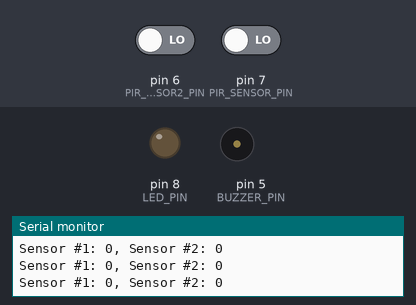
A sketch run on a simulated Arduino Uno, built with avr-gcc and run on an emulated ATmega328P. Shown: output pins drawn as LEDs (lit = HIGH), buzzer (waves = sounding, pin HIGH), the last lines printed to the serial monitor. The inputs (shaded band) are chosen by the test bench; at power-on: pin 6 (PIR_SENSOR2_PIN) LOW, pin 7 (PIR_SENSOR_PIN) LOW.

Above: at 4.8 s.
4.9 s: pin 6 (PIR_SENSOR2_PIN) driven HIGH and pin 7 (PIR_SENSOR_PIN) driven HIGH
At 6.4 s:
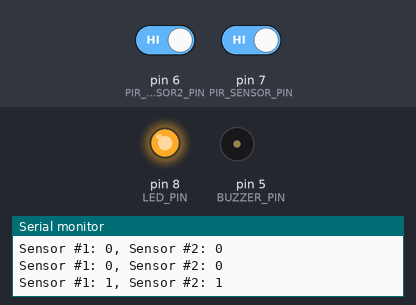
7.6 s: pin 6 (PIR_SENSOR2_PIN) driven LOW
At 9.2 s:
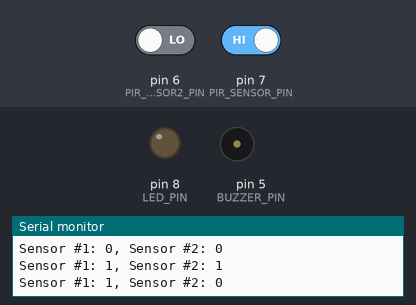
10.3 s: pin 6 (PIR_SENSOR2_PIN) driven HIGH
At 13.4 s:
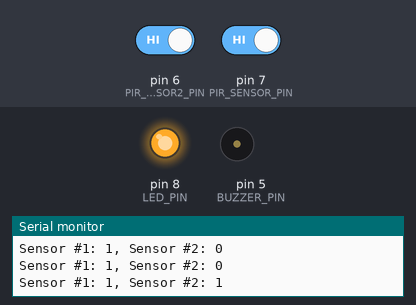
Timing chart, 0 to 14.9 s (numbered marks = the images above; inputs shaded):
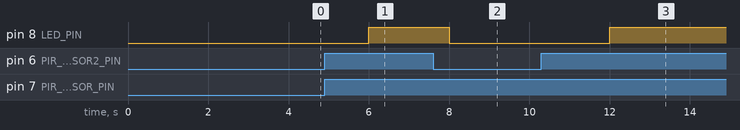

Measured:
- after the input at 4.9 s, pin 8 (LED_PIN): LOW → HIGH after 1.1 s
- after the input at 7.6 s, pin 8 (LED_PIN): HIGH → LOW after 0.40 s
- after the input at 10.3 s, pin 8 (LED_PIN): LOW → HIGH after 1.7 s

The sketch:

PIRsensor-BuzzerAlarm2PIRSensors.ino
```cpp
/* Arduino PIR Motion Sensor basic with alarms (led, buzzer)
 *
 * Electronics:
 * 1. Grove protoshield:
 *    PIR_SENSOR HC-SR505 (S0) -> D7
 *    LED (S1) -> D8
 * 2. Grove Buzzer op pin D5
 * 3. PIR Sensor HC-SR501 op D6
 *
 * 2016-0811 PePo new
 * Original with relay:
 *     by Dejan Nedelkovski, www.HowToMechatronics.com
 */

//* Grove protoshield: pins for PIR_SENSOR and LED
//int pirSensor = 8;
//int relayInput = 7;
#define PIR_SENSOR_PIN 7 // D7
#define LED_PIN 8  // D8

#define BUZZER_PIN 5  // D5
#define PIR_SENSOR2_PIN 6 // D6

void setup() {
  Serial.begin(115200) ; // voor debugging/testing

  // zet pin configuratie als INPUT of OUTPUT
  pinMode(PIR_SENSOR_PIN, INPUT); // Sensor #1
  pinMode(PIR_SENSOR2_PIN, INPUT); // Sensor #2
  pinMode(LED_PIN, OUTPUT);  // LED
  pinMode(BUZZER_PIN, OUTPUT); // buzzer

  // zet alle actuators OFF
  digitalWrite(LED_PIN, LOW); // led off
  digitalWrite(BUZZER_PIN, LOW); // no noise
}

void loop() {
  // lees PIR sensordata
  int sensorValue = digitalRead(PIR_SENSOR_PIN);
  int sensor2Value = digitalRead(PIR_SENSOR2_PIN);
  Serial.print("Sensor #1: "); Serial.print (sensorValue);
  Serial.print(", Sensor #2: "); Serial.print (sensor2Value);
  Serial.println();

  // als detectie, dan actie...
  if ( sensorValue == 1 && sensor2Value == 1 ) {
    digitalWrite(LED_PIN, HIGH); // led on
    //digitalWrite(BUZZER_PIN, HIGH); // noise
  } else {
    digitalWrite(LED_PIN, LOW); // led off
    //digitalWrite(BUZZER_PIN, LOW); // noise off
  }

  delay(2000); // add some delay
}
```
